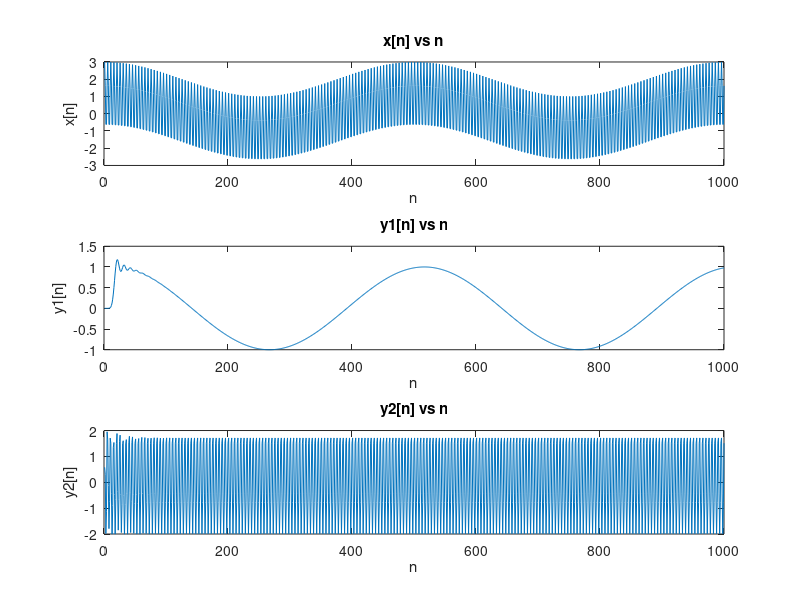

This chart was generated by the following MATLAB code:
%part2
%(a)
for i = 1:1000
    x(i) = cos(2*pi*(i-1)*0.002)+2*cos(2*pi*100*(i-1)*0.002);
end

n = 1:1000;
figure;
subplot(3,1,1);
plot (n,x);
title('x[n] vs n');
xlabel('n');
ylabel('x[n]');

%(b)

[b1,a1] = butter(16,0.2);
[H1,w1] = freqz(b1,a1);
y1 = filter(b1,a1,x);
subplot(3,1,2);
plot (n,y1);
title('y1[n] vs n');
xlabel('n');
ylabel('y1[n]');

%(c)
[b2,a2] = butter(8,[0.1,0.9],'bandpass');
[H2,w2] = freqz(b2,a2);
y2 = filter(b2,a2,x);   
subplot(3,1,3);
plot (n,y2);
title('y2[n] vs n');
xlabel('n');
ylabel('y2[n]');
ylim([-2,2])